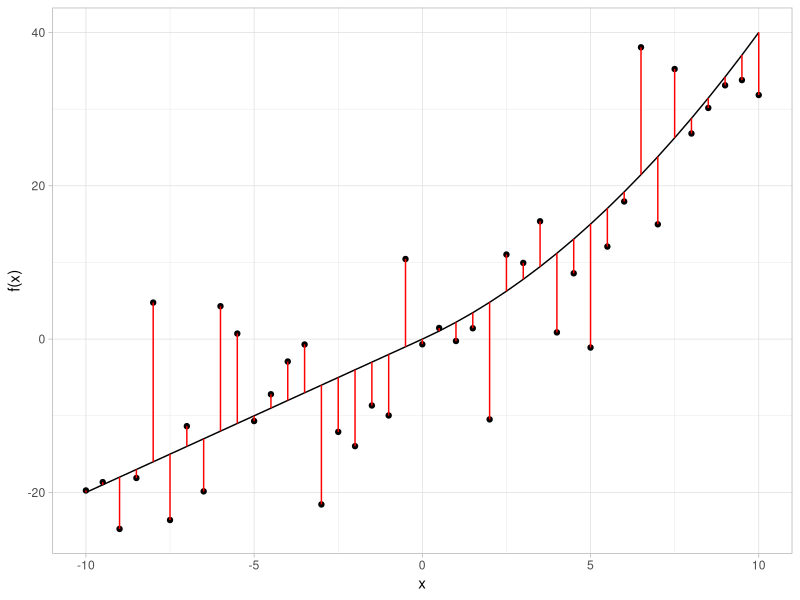
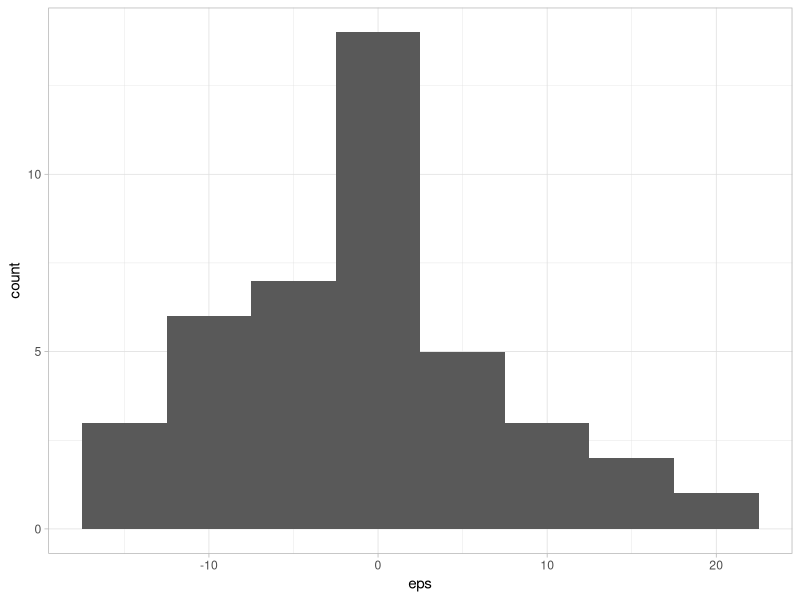
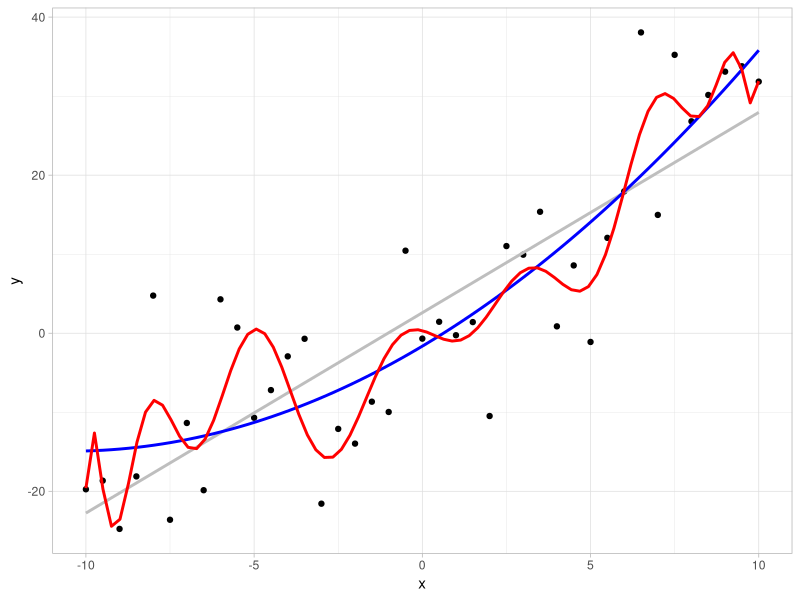
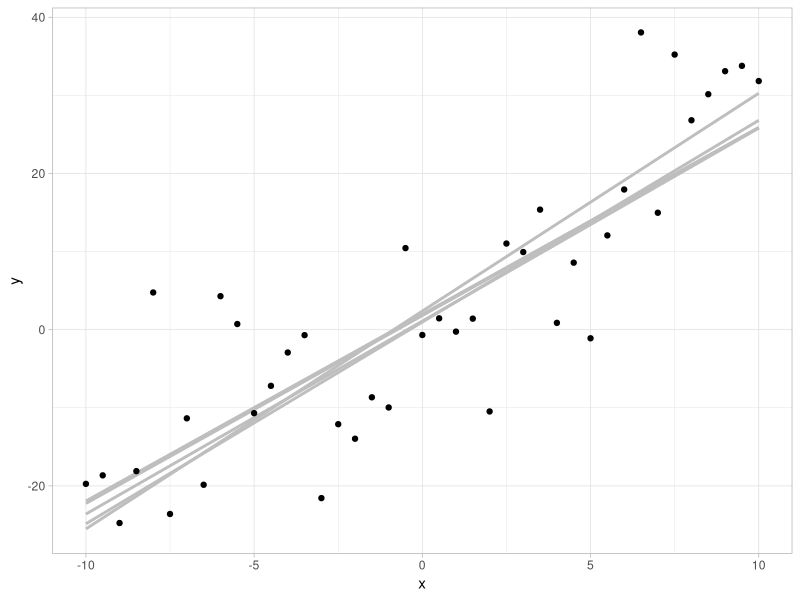
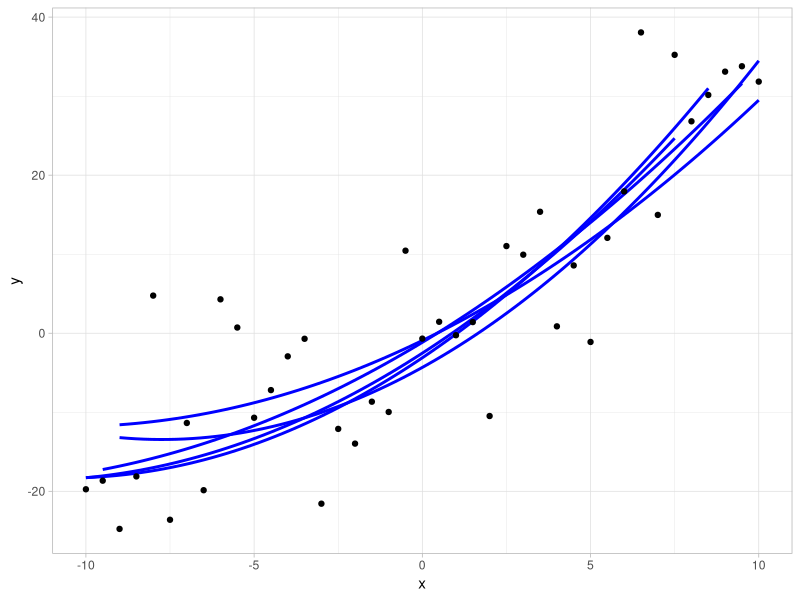
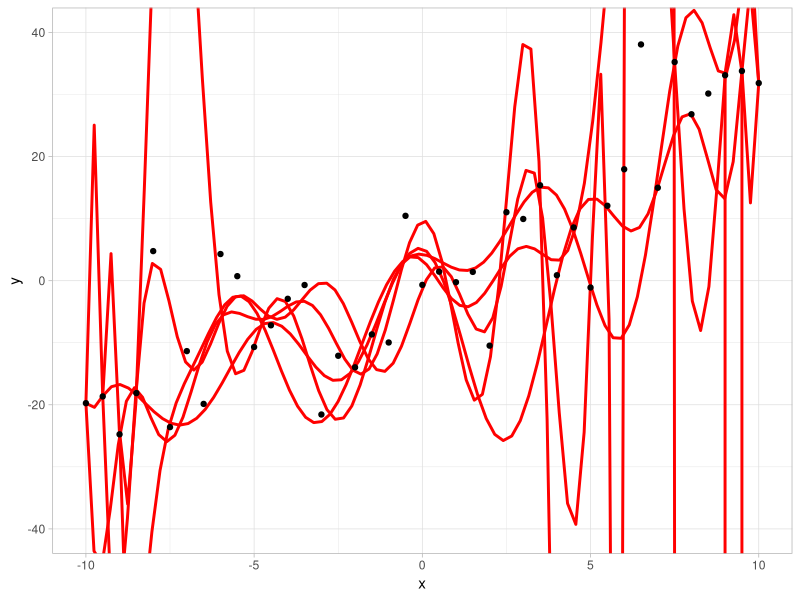
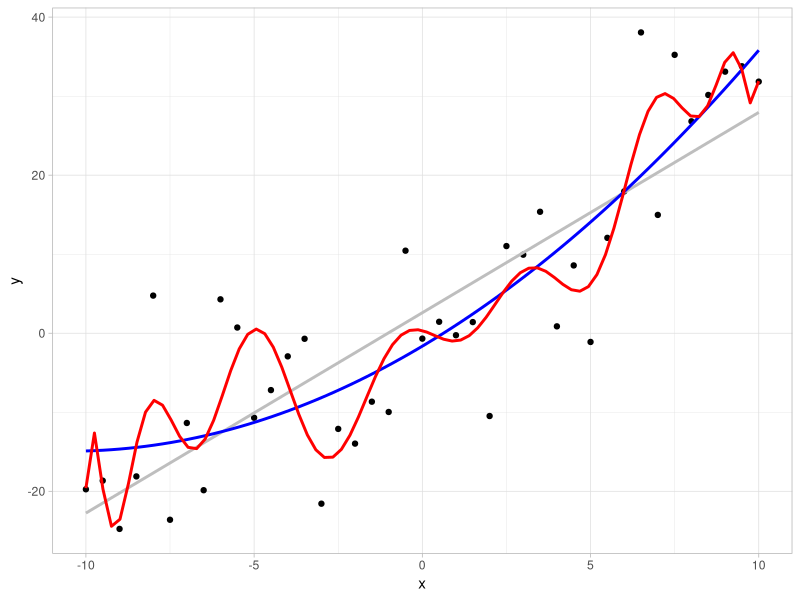

The R source for these figures, in order:
## ---- chunk 1
library(ggplot2)
f <- function(x) {
  y <- x
  y <- y * 2 
  y[y > 0] <- y[y > 0] + 0.05*y[y > 0]^2
  y
}

x <- -20:20/2
eps <- rnorm(length(x), 0, 10)
y = f(x) + eps
ggplot() + 
  geom_line(aes(x=x, y=f(x))) +
  geom_point(aes(x=x, y=y)) +
  geom_segment(aes(x=x, y=f(x), xend=x, yend=y), color='red') +
  theme_light()
## ---- chunk 2
ggplot() + geom_histogram(aes(x=eps), binwidth=5) + theme_light()
## ---- chunk 3
ggplot(mapping=aes(x=x, y=y)) +
  geom_point() +
  geom_smooth(method=lm, se=F, color='gray') + 
  geom_smooth(method=lm, se=F, formula=y~poly(x, 2), color="blue") +
  geom_smooth(method=lm, se=F, formula=y~poly(x, 15), color='red') +
  theme_light()
## ---- chunk 4
sample_size <- 20
samples <-do.call(c, lapply(1:5, function(i) sample(1:length(x), sample_size, replace=FALSE)))
sample_idx <- rep(1:5, each=sample_size)
ggplot(mapping=aes(x=x[samples],y=y[samples],group=as.factor(sample_idx))) + 
  geom_smooth(method=lm, se=F, color="gray", fullrange=T) + 
  geom_point(aes(x=x, y=y, group=1)) +
  theme_light() +
  xlab("x") + 
  ylab("y")

## ---- chunk 5
samples <-do.call(c, lapply(1:5, function(i) sample(1:length(x), sample_size, replace=FALSE)))
sample_idx <- rep(1:5, each=sample_size)
ggplot(mapping=aes(x=x[samples],y=y[samples],group=as.factor(sample_idx))) + 
  geom_smooth(method=lm, se=F, color="blue", formula=y~poly(x, 2)) + 
  geom_point(aes(x=x, y=y, group=1)) +
  theme_light() +
  xlab("x") + 
  ylab("y")

## ---- chunk 6
samples <-do.call(c, lapply(1:5, function(i) sample(1:length(x), sample_size, replace=FALSE)))
sample_idx <- rep(1:5, each=sample_size)
ggplot(mapping=aes(x=x[samples],y=y[samples],group=as.factor(sample_idx))) + 
  geom_smooth(method=lm, se=F, formula=y~poly(x, 15), color="red") + 
  geom_point(aes(x=x, y=y, group=1)) + 
  theme_light() +
  xlab("x") + 
  ylab("y") +
  coord_cartesian(ylim = c(-40, 40))

## ---- chunk 7
ggplot(mapping=aes(x=x, y=y)) +
  geom_point() +
  geom_smooth(method=lm, se=F, color='gray') + 
  geom_smooth(method=lm, se=F, formula=y~poly(x, 2), color="blue") +
  geom_smooth(method=lm, se=F, formula=y~poly(x, 15), color='red') +
  theme_light()
## ---- chunk 8
data <- list(x=x, y=y)
mod1 <- lm(y~x, data=data)
err1 <- mean((y-mod1$fitted.values)^2)
print(paste0("Error modelo lineal: ", err1))
mod2 <- lm(y~poly(x,2))
err2 <- mean((y-mod2$fitted.values)^2)
print(paste0("Error modelo cuadrático: ", err2))
mod3 <- lm(y~poly(x,15))
err3 <- mean((y-mod3$fitted.values)^2)
print(paste0("Error modelo polinomial: ", err3))
